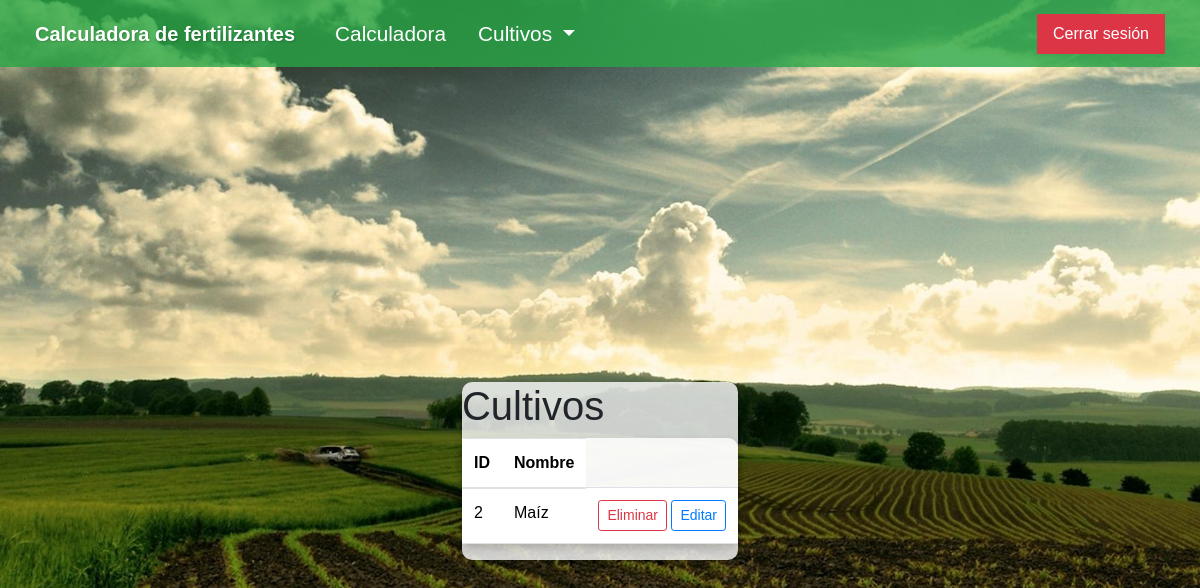
Before: /cultivos/lista_cultivo/ (signed in) with the older database file.
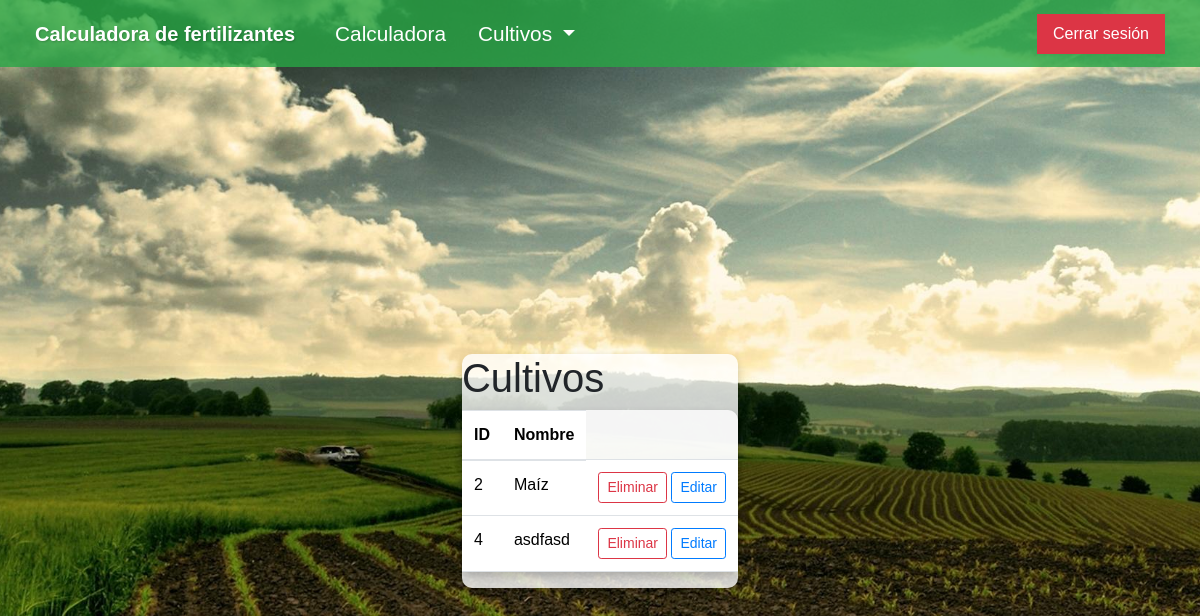
After: the same page with the newer database file.
### cultivos/models.py (models this page shows, shortened)
class Cultivo(models.Model):
    nombre = models.CharField(max_length=50)  # Campo para el nombre del cultivo
    tipo_cultivo = models.ForeignKey("cultivos.TipoCultivo", verbose_name="Tipo Cultivo", on_delete=models.CASCADE)  # Relación Muchos a Uno con TipoCultivo
    N = models.FloatField(default=0.0)
    P = models.FloatField(default=0.0)
    K = models.FloatField(default=0.0)
    Ca = models.FloatField(default=0.0)
    Mg = models.FloatField(default=0.0)
    S = models.FloatField(default=0.0)
    B = models.FloatField(default=0.0)
    Cl = models.FloatField(default=0.0)
    Cu = models.FloatField(default=0.0)
    Fe = models.FloatField(default=0.0)
    Mn = models.FloatField(default=0.0)
    Mo = models.FloatField(default=0.0)
    Zn = models.FloatField(default=0.0)
    Ni = models.FloatField(default=0.0)
    icN = models.FloatField(default=0.0)
    icP = models.FloatField(default=0.0)
    icK = models.FloatField(default=0.0)
    icCa = models.FloatField(default=0.0)
    icMg = models.FloatField(default=0.0)
    icS = models.FloatField(default=0.0)
    icB = models.FloatField(default=0.0)
    icCl = models.FloatField(default=0.0)
    icCu = models.FloatField(default=0.0)
    icFe = models.FloatField(default=0.0)
    icMn = models.FloatField(default=0.0)
    icMo = models.FloatField(default=0.0)
    icZn = models.FloatField(default=0.0)
    icNi = models.FloatField(default=0.0)

### cultivos/views.py (the view)
# urls.py: path('lista_cultivo/', views.ListaCultivo.as_view(), name='lista_cultivo'),
class ListaCultivo(LoginRequiredMixin, ListView):
    model = Cultivo

### cultivos/templates/cultivos/cultivo_list.html (shortened to what this page needs)
{% extends 'base.html' %}
{% block contenido %}
<div class="container">
    <div class="table-container">
        <h1>Cultivos</h1>
        <table class="table">
            <thead>
                <tr>
                    <th>ID</th>
                    <th>Nombre</th>
                </tr>
            </thead>
            <tbody>
                {% for cultivo in object_list %}
                <tr>
                    <td>{{cultivo.id}}</td>
                    <td>{{cultivo.nombre}}</td>
                    <td>
                        <a class="btn btn-outline-danger btn-sm" href="{% url 'eliminar_cultivo' cultivo.id%}">Eliminar</a>
                        <a class="btn btn-outline-primary btn-sm" href="{% url 'editar_cultivo' cultivo.id%}">Editar</a>
                    </td>
                </tr>
                {% endfor %}
            </tbody>
        </table>
    </div>
</div>
{% endblock contenido %}

Changed rows visible on the page:
added Cultivo: id "4", nombre "asdfasd"
